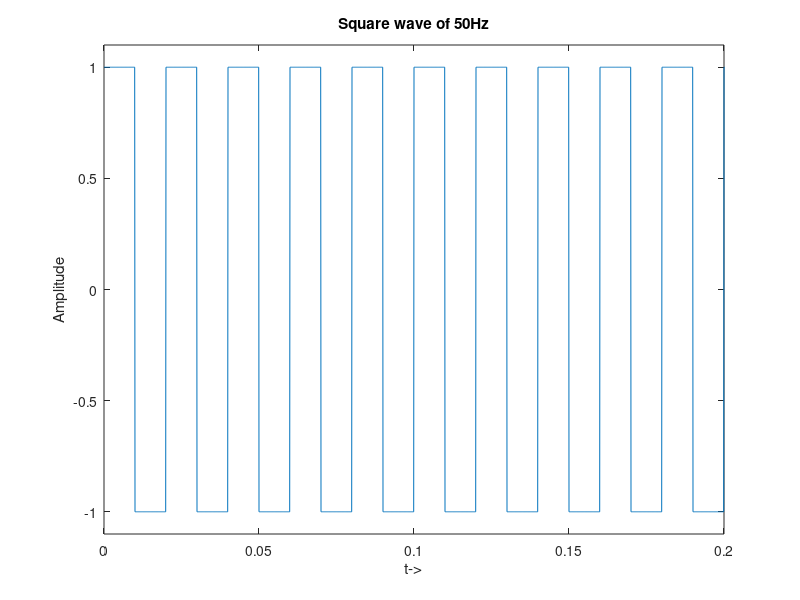

The MATLAB script that drew this image:
Fs=10000;
t=0:1/Fs:1.5;
x=square(2*pi*50*t,50);
plot(t,x)
axis([0 0.2 -1.1 1.1]);
xlabel('t->')
ylabel('Amplitude')
title('Square wave of 50Hz')